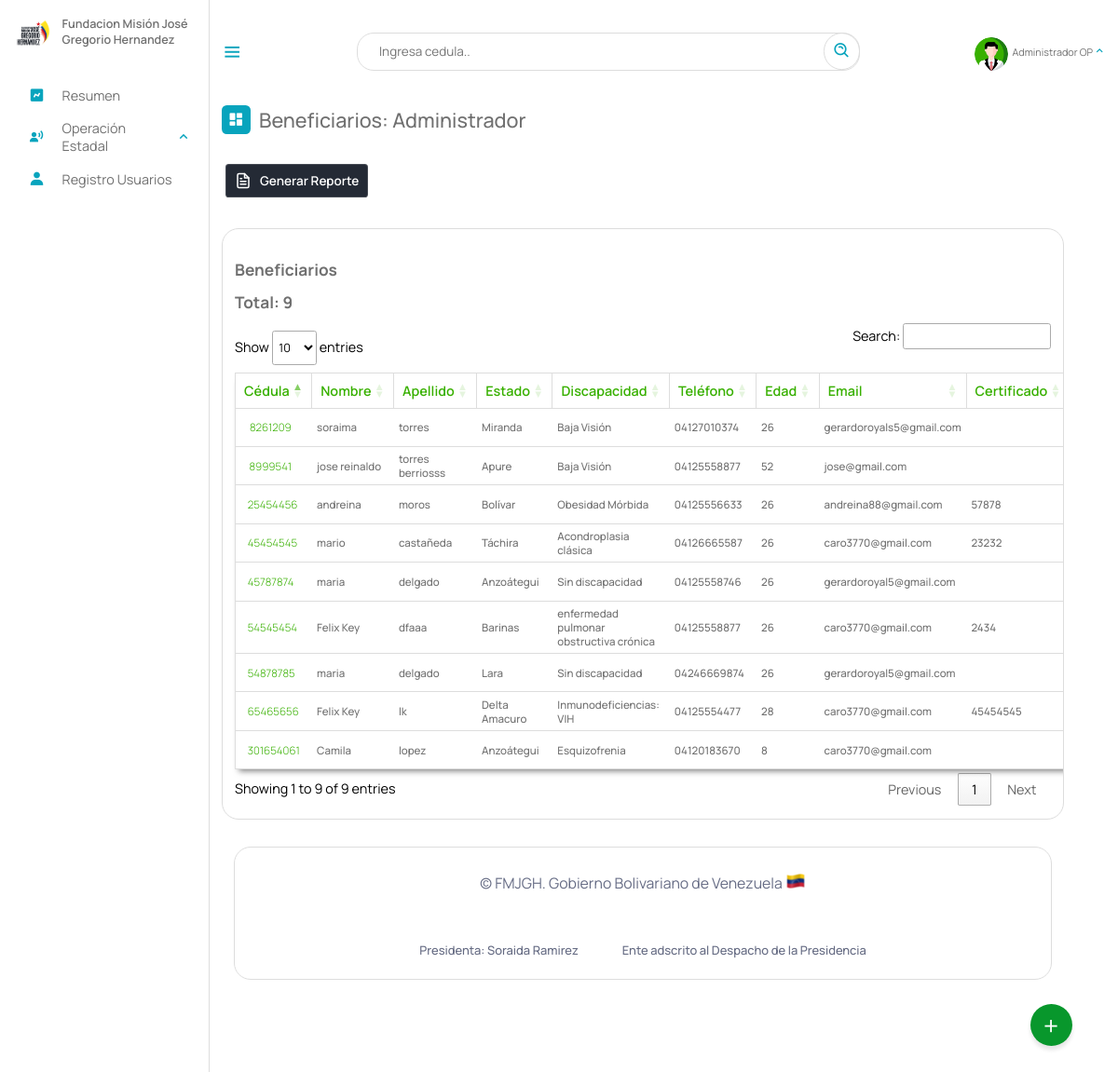
Page /Escritorio/Beneficiarios.php (signed in) on the earlier database version.
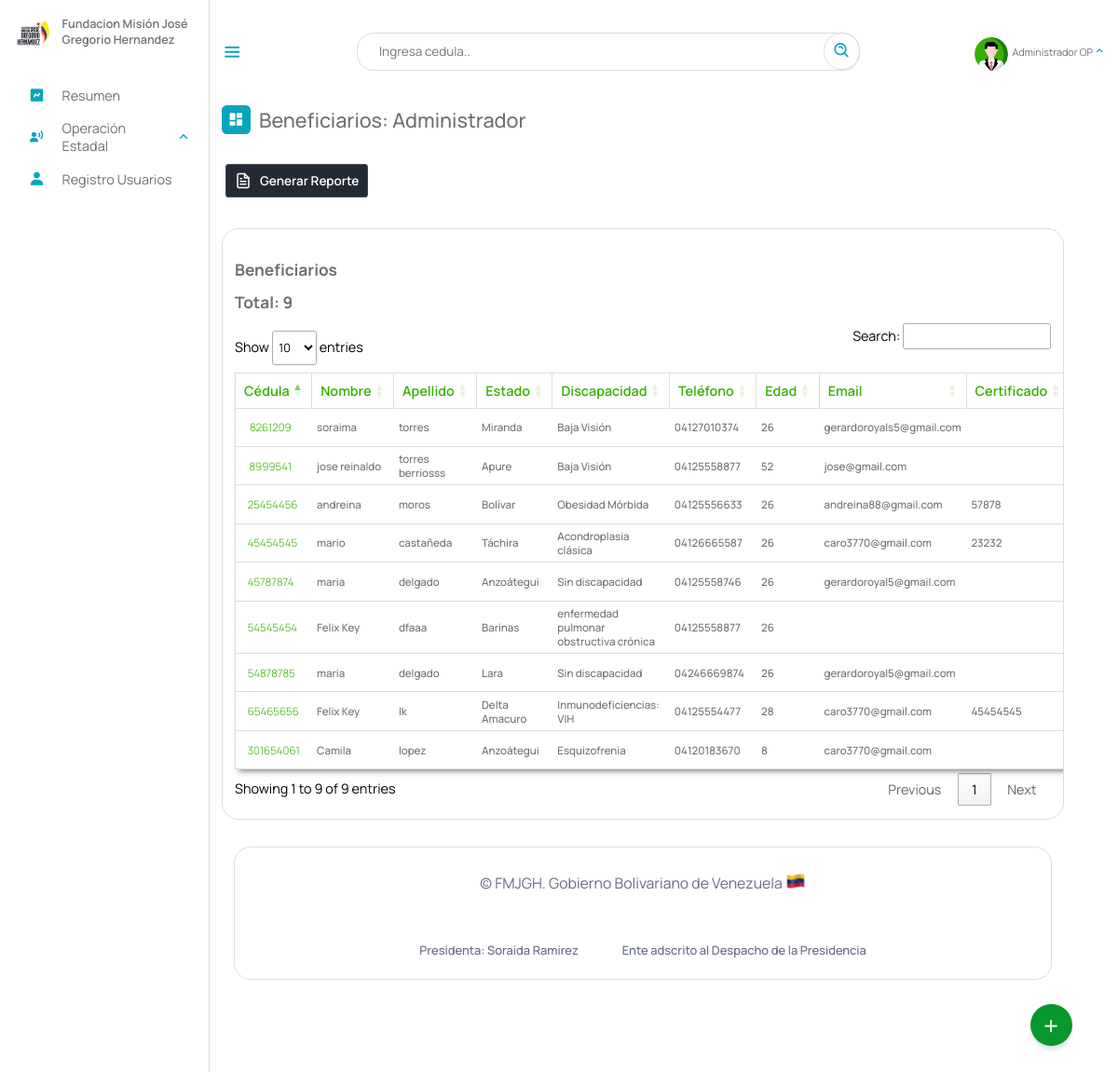
Same page on the later database version.
### tables this page shows
CREATE TABLE `beneficiario` (
  `cedula` int(12) NOT NULL,
  `nombre` text NOT NULL,
  `apellido` text NOT NULL,
  `fecha_naci` date NOT NULL,
  `email` varchar(50) NOT NULL,
  `telefono` varchar(12) NOT NULL,
  `nacionalidad` char(2) NOT NULL,
  `edad` int(2) NOT NULL,
  `sexo` char(1) NOT NULL,
  `edo_civil` text NOT NULL,
  `nro_hijo` int(2) DEFAULT NULL,
  `estado` varchar(10) NOT NULL,
  `municipio` varchar(20) NOT NULL,
  `parroquia` varchar(10) NOT NULL,
  `discapacidad` varchar(10) NOT NULL,
  `atencion_solicitada` varchar(10) NOT NULL,
  `certificado` varchar(50) DEFAULT NULL,
  `registrado_por` text DEFAULT NULL,
  `fecha_registro` date NOT NULL,
  PRIMARY KEY (`cedula`),
  KEY `estado` (`estado`),
  KEY `discapacidad` (`discapacidad`),
  KEY `atencion_solicitada` (`atencion_solicitada`),
  KEY `municipio` (`municipio`),
  KEY `parroquia` (`parroquia`),
  CONSTRAINT `beneficiario_ibfk_1` FOREIGN KEY (`estado`) REFERENCES `estados` (`id_estados`) ON DELETE CASCADE,
  CONSTRAINT `beneficiario_ibfk_2` FOREIGN KEY (`municipio`) REFERENCES `municipios` (`id_municipios`) ON DELETE CASCADE,
  CONSTRAINT `beneficiario_ibfk_3` FOREIGN KEY (`parroquia`) REFERENCES `parroquia` (`id`) ON DELETE CASCADE ON UPDATE CASCADE,
  CONSTRAINT `beneficiario_ibfk_4` FOREIGN KEY (`discapacidad`) REFERENCES `discapacid_e` (`id_e`) ON DELETE CASCADE,
  CONSTRAINT `beneficiario_ibfk_5` FOREIGN KEY (`atencion_solicitada`) REFERENCES `tipoatencion` (`id`) ON DELETE CASCADE
);

CREATE TABLE `estados` (
  `id_estados` varchar(10) NOT NULL,
  `nombre_estado` text NOT NULL,
  `codigo` varchar(255) NOT NULL,
  PRIMARY KEY (`id_estados`)
);

CREATE TABLE `discapacid_e` (
  `nombre_e` text NOT NULL,
  `id_e` varchar(10) NOT NULL,
  `general` varchar(10) NOT NULL,
  PRIMARY KEY (`id_e`),
  KEY `general` (`general`),
  CONSTRAINT `discapacid_e_ibfk_1` FOREIGN KEY (`general`) REFERENCES `discapacid` (`id_disca`) ON DELETE CASCADE
);

### php/01-discapacitados.php (called while the page is built, shortened)
<?php
include_once("ManejadorBD.php");
class Discapacitados extends ManejadorBD
{
	private $cnn;
	public function __construct($tipoConexion)
	{
		$this->cnn = parent::conectar($tipoConexion);
	}
	public function consultageneral()
	{
		try {
			$stmt = $this->cnn->prepare("SELECT beneficiario.cedula, beneficiario.nombre, beneficiario.apellido, estados.nombre_estado, discapacid_e.nombre_e , beneficiario.telefono, beneficiario.edad, beneficiario.email, beneficiario.certificado, beneficiario.registrado_por FROM `beneficiario`,estados, discapacid_e WHERE beneficiario.estado = estados.id_estados AND beneficiario.discapacidad = discapacid_e.id_e");
			$stmt->setFetchMode(PDO::FETCH_ASSOC);
			$stmt->execute();
			return $stmt->fetchAll();
		} catch (PDOException $error) {
			echo "Error: ejecutando consulta SQL." . $error->getMessage();
			exit();
		}
	}
}

### php/ManejadorBD.php (called while the page is built, shortened)
<?php
	class ManejadorBD extends PDO {
		public $srv	= SRV;
		public $usr	= USR;
		public $pas	= PAS;
		public $dbn	= BDN;
		public function conectar($tipoConexion){
			try{
				switch ($tipoConexion) {
				    case 1:
				        $dsn = "mysql:host=$this->srv;dbname=$this->dbn";
				        break;
				}
				$dbh = new PDO($dsn, $this->usr, $this->pas);
    			$dbh->setAttribute(PDO::ATTR_ERRMODE, PDO::ERRMODE_EXCEPTION);
			}catch(PDOException $error){
                echo "Error al Conectar con la Base de Datos: ".$error->getMessage();
                exit();
			}
            $this->conexionBD = $dbh;
			return $this->conexionBD;
		}
	}
?>

### Escritorio/Beneficiarios.php (the view, shortened to what this page needs)
<?php
include_once("partearriba.php");
?>
<link rel="stylesheet" type="text/css" href="https://cdn.datatables.net/1.11.3/css/jquery.dataTables.min.css">
<div class="dash-contenido">
    <div class="overview">
        <div class="titulo">
            <i class='bx bxs-dashboard'> </i>
            <span class="link-name">Beneficiarios: <?php echo $rol ?></span>
        </div>
    </div>
    <a href="reportes/reportes.php" target="_blank"> <button class="download-button">
            <div class="docs"> Generar Reporte</div>
            <div class="download">
            </div>
        </button></a>
    <div class="tabla-atencion">
       <!--  <div class="group">
            <svg class="iconn" aria-hidden="true" viewBox="0 0 24 24">
                <g>
                    <path d="M21.53 20.47l-3.66-3.66C19.195 15.24 20 13.214 20 11c0-4.97-4.03-9-9-9s-9 4.03-9 9 4.03 9 9 9c2.215 0 4.24-.804 5.808-2.13l3.66 3.66c.147.146.34.22.53.22s.385-.073.53-.22c.295-.293.295-.767.002-1.06zM3.5 11c0-4.135 3.365-7.5 7.5-7.5s7.5 3.365 7.5 7.5-3.365 7.5-7.5 7.5-7.5-3.365-7.5-7.5z"></path>
                </g>
            </svg>
            <input placeholder="Buscar" id="buscador" type="search" class="inputt">
        </div> -->
        <br>
        <h2>Beneficiarios</h2>
        <h2>Total: <?php
                    include_once("../php/01-discapacitados.php");
                    $beneficiario = new Discapacitados(1);
                    $resultados =  $beneficiario->consultageneral();
                    echo count($resultados);
                    ?></h2>
        <table id="atencion">
            <thead>
                <tr>
                    <th>Cédula</th>
                    <th>Nombre</th>
                    <th>Apellido</th>
                    <th>Estado</th>
                    <th>Discapacidad</th>
                    <th>Teléfono</th>
                    <th>Edad</th>
                    <th>Email</th>
                    <th>Certificado</th>
                </tr>
            </thead>
            <tbody id="Beneficiarios1">
                <?php foreach ($resultados as $resultado) : ?>
                    <tr>
                        <td><a class="cedula" id="verBeneficiario" href="__verBeneficiario.php?cedula=<?php echo $resultado['cedula']; ?>"><?php echo $resultado['cedula']; ?> </a></td>
                        <td><?php echo $resultado['nombre']; ?></td>
                        <td><?php echo $resultado['apellido']; ?></td>
                        <td><?php echo $resultado['nombre_estado']; ?></td>
                        <td><?php echo $resultado['nombre_e']; ?></td>
                        <td><?php echo $resultado['telefono']; ?></td>
                        <td><?php echo $resultado['edad']; ?></td>
                        <td><?php echo $resultado['email']; ?></td>
                        <td><?php echo $resultado['certificado']; ?></td>
                    </tr>
                <?php endforeach; ?>
            </tbody>
        </table>
    </div>
    <?php
    include_once("parteabajo.php");
    ?>

Differences in the rows shown:
changed beneficiario "dfaaa": email "caro3770@gmail.com" → (not shown); certificado "2434" → (not shown)
